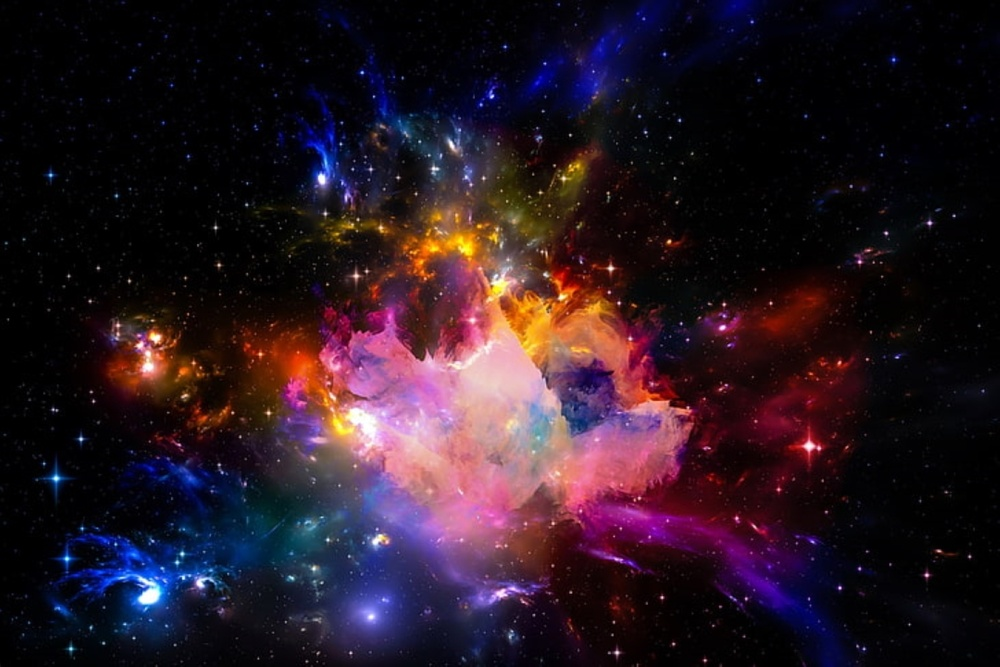
#> input picture konvolusyon/space.jpg, 1000 x 667 px, shrunk from 1920 x 1280 before the run
$ python konvolusyonrevizeded.py
#> lines starting #> are read from the running program, lines starting #| are printed output that depends on the picture
# Gerekli paketleri içe aktarın!
from skimage.exposure import rescale_intensity
import numpy as np
import cv2


def conolve(image, kernel):
    # Görüntünün mekansal boyutları
    (iH, iW) = image.shape[:2]
    (kH, kW) = kernel.shape[:2]

    # Giriş görüntüsünün sınırlarını doldurun!
    pad = (kW - 1) // 2
    image = cv2.copyMakeBorder(image, pad, pad, pad, pad, cv2.BORDER_REPLICATE)

    # Çıktı görüntüsü için bellek ayırın
    output = np.zeros((iH, iW), dtype="float32")

    # Kernel kaydırma işlemi
    for y in np.arange(pad, iH + pad):
        for x in np.arange(pad, iW + pad):
            # Görüntünün ROI (Region of Interest) bölgesi
            roi = image[y - pad:y + pad + 1, x - pad:x + pad + 1]

            # Konvolüsyon işlemi
            k = (roi * kernel).sum()
            output[y - pad, x - pad] = k

    # Çıktıyı [0,255] aralığında yeniden ölçeklendir
    output = rescale_intensity(output, in_range=(output.min(), output.max()))
    output = (output * 255).astype("uint8")

    return output


# Giriş resmini yükle ve gri ölçeğe dönüştür!
image = cv2.imread("space.jpg")
#> image is the input picture: shape (667, 1000, 3); mean B, G, R 35.2, 24.4, 41.2
gray = cv2.cvtColor(image, cv2.COLOR_BGR2GRAY)
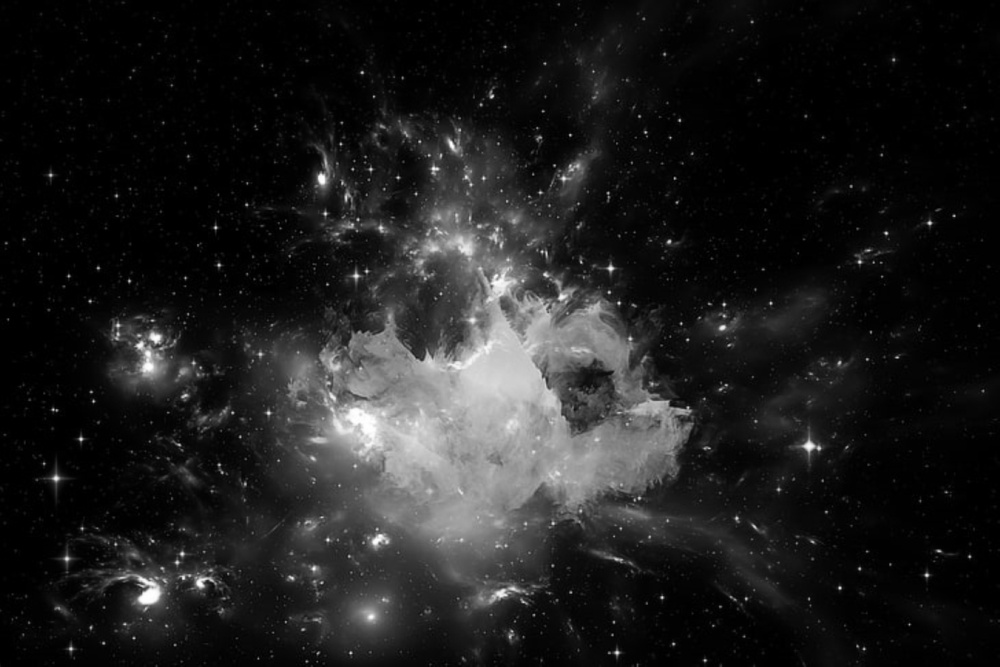
#> gray: shape (667, 1000); min 0, max 255, mean 30.7

# Farklı çekirdek filtreleri oluştur
smallBlur = np.ones((7, 7), dtype="float") * (1.0 / (7 * 7))
largeBlur = np.ones((21, 21), dtype="float") * (1.0 / (21 * 21))
sharpen = np.array((
    [0, -1, 0],
    [-1, 5, -1],
    [0, -1, 0]), dtype="int")
laplacian = np.array((
    [0, 1, 0],
    [1, -4, 1],
    [0, 1, 0]), dtype="int")
sobelX = np.array((
    [-1, 0, 1],
    [-2, 0, 2],
    [-1, 0, 1]), dtype="int")
sobelY = np.array((
    [-1, -2, -1],
    [0, 0, 0],
    [1, 2, 1]), dtype="int")

# Kernel listesini oluştur
kernelBank = [
    ("small_blur", smallBlur),
    ("large_blur", largeBlur),
    ("sharpen", sharpen),
    ("laplacian", laplacian),
    ("sobel_x", sobelX),
    ("sobel_y", sobelY)
]

# Kernel üzerinde döngü
for (kernelName, kernel) in kernelBank:
    print("[INFO] applying {} kernel".format(kernelName))
    conolveOutput = conolve(gray, kernel)
    opencvOutput = cv2.filter2D(gray, -1, kernel)

    # Çıktı görüntüsünü göster
    cv2.imshow("Original", gray)
    cv2.imshow("{} - conolve".format(kernelName), conolveOutput)
    cv2.imshow("{} - OpenCV".format(kernelName), opencvOutput)
    cv2.waitKey(0)
#> this loop made 6 passes
#> pass 1, in conolve, `image = cv2.copyMakeBorder(image, pad, pad, pad, pad, cv2.BORDER_REPLI..`:
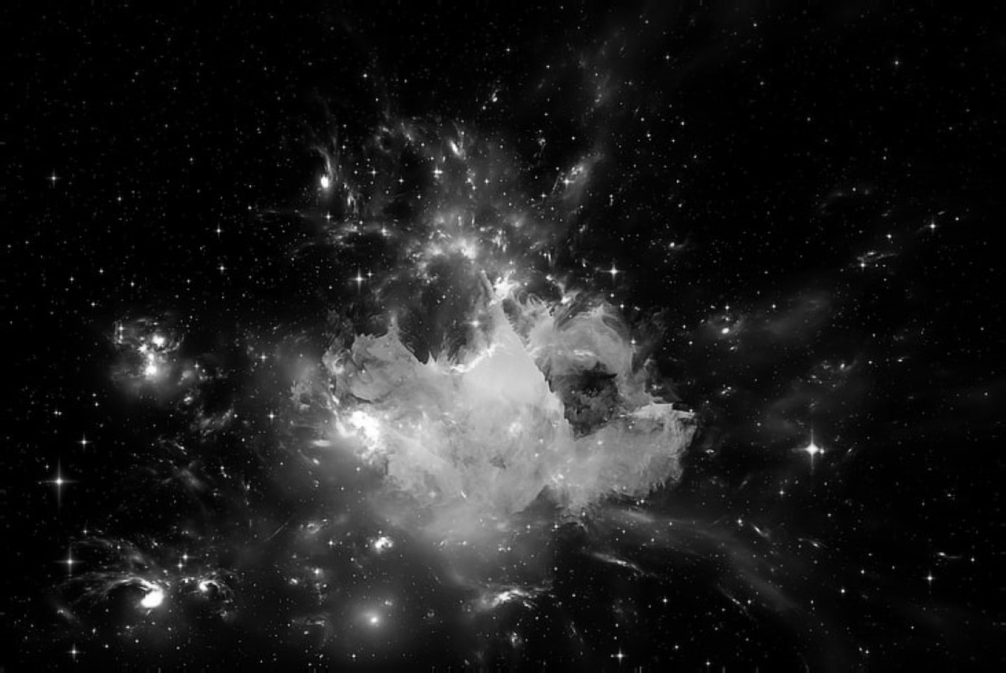
#> image: shape (673, 1006); min 0, max 255, mean 30.3
#> pass 2, in conolve (call 2), `image = cv2.copyMakeBorder(image, pad, pad, pad, pad, cv2.BORDER_REPLI..`:
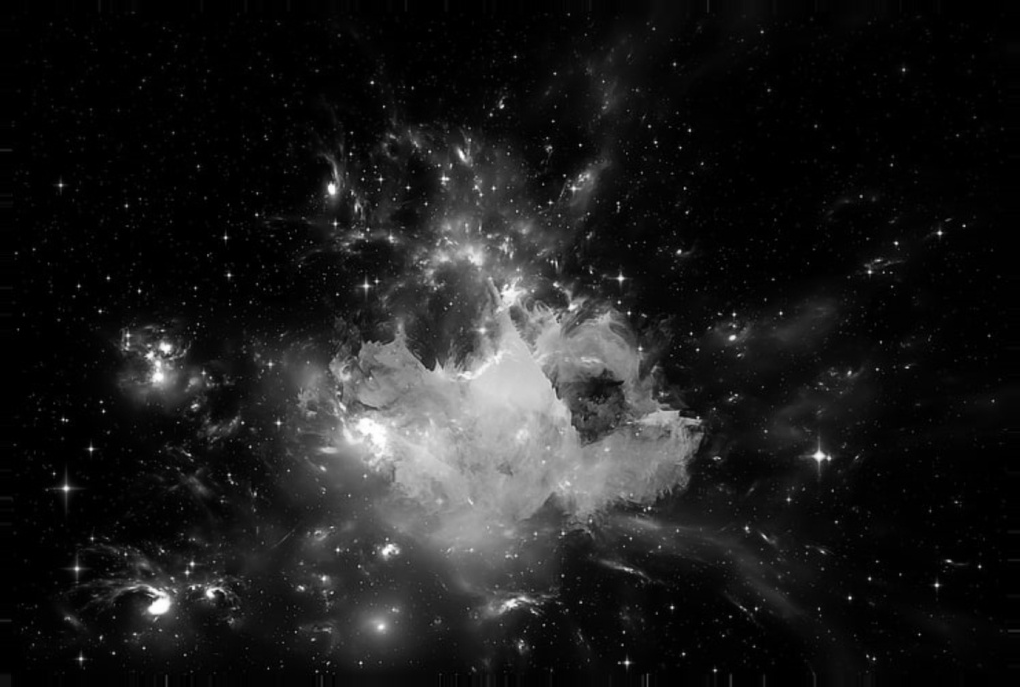
#> image: shape (687, 1020); min 0, max 255, mean 29.3

cv2.destroyAllWindows()
